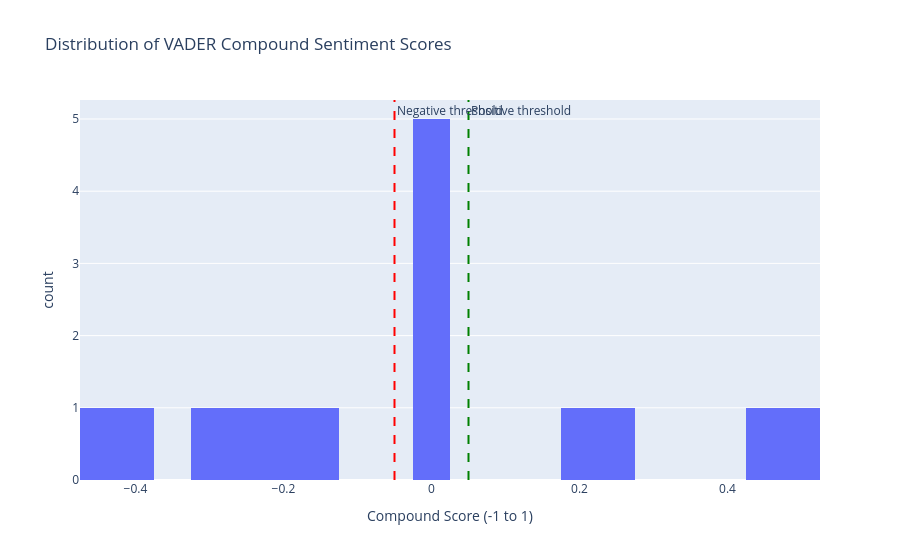

Here is the notebook cell this chart was saved with:
### Markdown cell above
## 3. Sentiment Score Distribution

Histogram of compound sentiment scores across all headlines.

### Code cell
try:
    if 'batch_df' in dir() and not batch_df.empty:
        fig = px.histogram(
            batch_df, x="compound", nbins=20,
            title="Distribution of VADER Compound Sentiment Scores",
            labels={"compound": "Compound Score (-1 to 1)"},
            color_discrete_sequence=["#636EFA"],
        )
        fig.add_vline(x=0.05, line_dash="dash", line_color="green",
                       annotation_text="Positive threshold")
        fig.add_vline(x=-0.05, line_dash="dash", line_color="red",
                       annotation_text="Negative threshold")
        fig.update_layout(showlegend=False)
        fig.show()
    else:
        print("No batch data available. Run previous cell first.")
except Exception as e:
    print(f"Error: {e}")

### Figure 1 — Plotly figure (JSON) as saved in the notebook; plotly's stock layout.template omitted (floating-point values rounded to 4 significant figures)
{"data": [{"bingroup": "x", "hovertemplate": "Compound Score (-1 to 1)=%{x}<br>count=%{y}<extra></extra>", "legendgroup": "", "marker": {"color": "#636EFA", "pattern": {"shape": ""}}, "name": "", "nbinsx": 20, "orientation": "v", "showlegend": false, "type": "histogram", "x": [0.5106, -0.296, -0.197, -0.2732, 0.0, -0.128, 0.0, 0.25, 0.0, -0.4404, 0.0, 0.0, 0.4404, 0.1779, -0.4215], "xaxis": "x", "yaxis": "y"}], "layout": {"annotations": [{"showarrow": false, "text": "Positive threshold", "x": 0.05, "xanchor": "left", "xref": "x", "y": 1, "yanchor": "top", "yref": "y domain"}, {"showarrow": false, "text": "Negative threshold", "x": -0.05, "xanchor": "left", "xref": "x", "y": 1, "yanchor": "top", "yref": "y domain"}], "barmode": "relative", "legend": {"tracegroupgap": 0}, "shapes": [{"line": {"color": "green", "dash": "dash"}, "type": "line", "x0": 0.05, "x1": 0.05, "xref": "x", "y0": 0, "y1": 1, "yref": "y domain"}, {"line": {"color": "red", "dash": "dash"}, "type": "line", "x0": -0.05, "x1": -0.05, "xref": "x", "y0": 0, "y1": 1, "yref": "y domain"}], "showlegend": false, "title": {"text": "Distribution of VADER Compound Sentiment Scores"}, "xaxis": {"anchor": "y", "domain": [0.0, 1.0], "title": {"text": "Compound Score (-1 to 1)"}}, "yaxis": {"anchor": "x", "domain": [0.0, 1.0], "title": {"text": "count"}}}}
